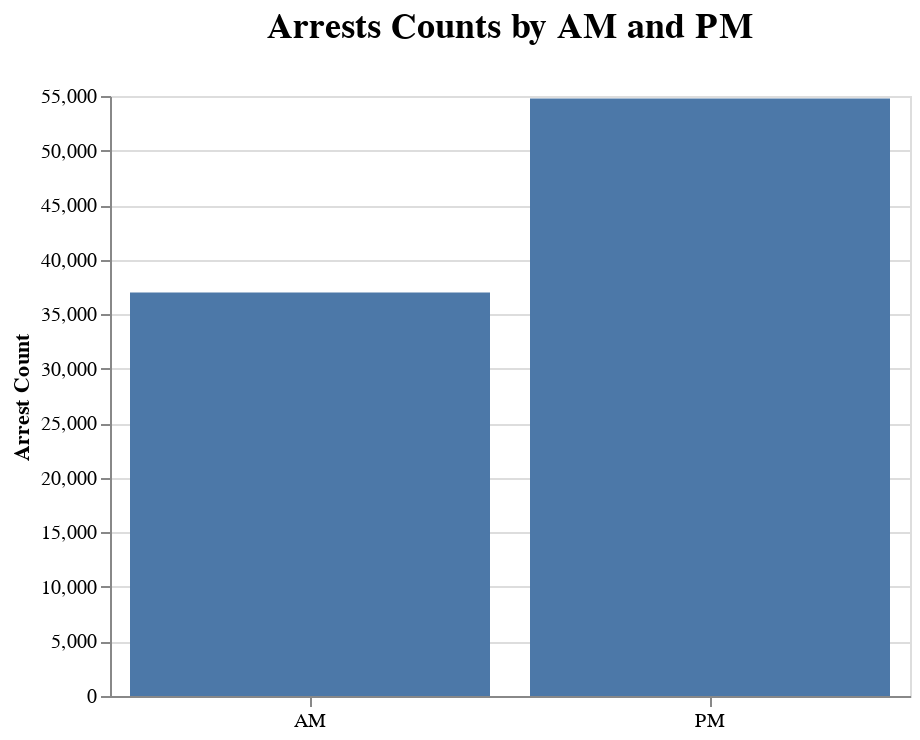

Notebook source saved alongside this figure:
### Code cell
# Bar Chart for Arrests grouped by AM and PM

bar = alt.Chart(overall_time_data, title = chart_title_func('Arrests Counts by AM and PM'))\
    .mark_bar()\
    .encode(
        alt.X("time_status", axis=alt.Axis(labelAngle=0), title = ''),
        alt.Y('count()', title = 'Arrest Count'),
        tooltip=["count()"]
    ).properties(
        width=400,
        height=300
    )

bar

### Figure 1 — Vega specification as saved in the notebook (floating-point values rounded to 4 significant figures)
{"$schema": "https://vega.github.io/schema/vega/v5.json", "data": [{"name": "source_0", "values": [{"__count": 54772, "time_status": "PM"}, {"__count": 36979, "time_status": "AM"}]}, {"name": "source_0_x_domain_time_status", "values": [{"time_status": "PM"}, {"time_status": "AM"}]}, {"name": "source_0_y_domain___count", "values": [{"min": 36979, "max": 54772}]}], "marks": [{"type": "rect", "name": "marks", "from": {"data": "source_0"}, "encode": {"update": {"y": {"field": "__count", "scale": "y"}, "y2": {"value": 0, "scale": "y"}, "description": {"signal": "\"time_status: \" + (isValid(datum[\"time_status\"]) ? datum[\"time_status\"] : \"\"+datum[\"time_status\"]) + \"; Arrest Count: \" + (format(datum[\"__count\"], \"\")) + \"; Count of Records: \" + (format(datum[\"__count\"], \"\"))"}, "fill": {"value": "#4c78a8"}, "width": {"signal": "max(0.25, bandwidth('x'))"}, "tooltip": {"signal": "{\"Count of Records\": format(datum[\"__count\"], \"\")}"}, "ariaRoleDescription": {"value": "bar"}, "x": {"field": "time_status", "scale": "x"}}}, "style": ["bar"]}], "scales": [{"name": "x", "type": "band", "domain": {"data": "source_0_x_domain_time_status", "field": "time_status", "sort": true}, "range": [0, {"signal": "width"}], "paddingInner": 0.1, "paddingOuter": 0.05}, {"name": "y", "type": "linear", "domain": [{"signal": "(data(\"source_0_y_domain___count\")[0] || {}).min"}, {"signal": "(data(\"source_0_y_domain___count\")[0] || {}).max"}], "range": [{"signal": "height"}, 0], "nice": true, "zero": true}], "axes": [{"scale": "y", "gridScale": "x", "grid": true, "aria": false, "labels": false, "tickCount": {"signal": "ceil(height/40)"}, "orient": "left", "ticks": false, "minExtent": 0, "zindex": 0, "maxExtent": 0, "domain": false}, {"scale": "x", "orient": "bottom", "zindex": 0, "labelAngle": 0, "labelBaseline": "top", "grid": false}, {"scale": "y", "orient": "left", "grid": false, "title": "Arrest Count", "labelOverlap": true, "tickCount": {"signal": "ceil(height/40)"}, "zindex": 0}], "title": {"text": "Arrests Counts by AM and PM", "offset": 20, "frame": "group", "font": "Century", "orient": "top", "fontSize": 18}, "height": 300, "width": 400, "style": "cell", "background": "white", "padding": 5}
